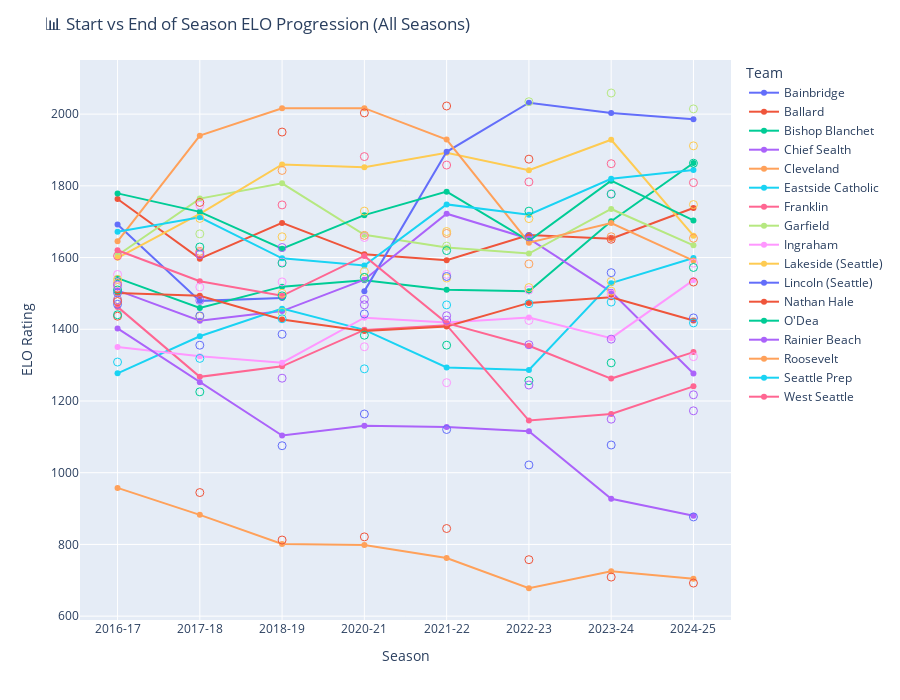

Notebook cell for this chart:
### Code cell
import pandas as pd
import plotly.express as px

# Load long-format ELO
df = pd.read_csv(r"C:\Users\User\Desktop\Soccer Footage\metroleague_elo_long.csv")

# Sort by team and match number
df = df.sort_values(by=["Team", "Season", "Season Match #"])

# Filter teams with enough total games (optional)
min_games = 10
team_counts = df["Team"].value_counts()
df = df[df["Team"].isin(team_counts[team_counts >= min_games].index)]

# Group by team and season to get first and last ELO
start_elo = df.groupby(["Team", "Season"]).first().reset_index()[["Team", "Season", "ELO"]].rename(columns={"ELO": "Start ELO"})
end_elo = df.groupby(["Team", "Season"]).last().reset_index()[["Team", "Season", "ELO"]].rename(columns={"ELO": "End ELO"})

# Merge into single DataFrame
elo_summary = pd.merge(start_elo, end_elo, on=["Team", "Season"])

# Plot
fig = px.line(
    elo_summary.sort_values(by=["Team", "Season"]),
    x="Season",
    y="End ELO",
    color="Team",
    line_group="Team",
    markers=True,
    hover_data=["Team", "Start ELO", "End ELO"],
    title="📊 Start vs End of Season ELO Progression (All Seasons)",
    labels={"End ELO": "End-of-Season ELO"},
)

# Add start ELO markers
for team in elo_summary['Team'].unique():
    team_data = elo_summary[elo_summary['Team'] == team]
    fig.add_scatter(
        x=team_data['Season'],
        y=team_data['Start ELO'],
        mode='markers',
        marker=dict(symbol='circle-open', size=8),
        name=f"{team} (Start)",
        legendgroup=team,
        showlegend=False,
        hoverinfo='text',
        hovertext=[
            f"{team} — Start ELO: {elo}" for elo in team_data['Start ELO']
        ]
    )

fig.update_layout(
    xaxis_title="Season",
    yaxis_title="ELO Rating",
    height=700,
    hovermode="x unified",
    legend=dict(title="Team", itemclick="toggleothers"),
    margin=dict(t=60, b=80)
)

fig.show()

### Figure 1 — Plotly figure (JSON) as saved in the notebook; plotly's stock layout.template omitted (floating-point values rounded to 4 significant figures)
{"data": [{"customdata": [["Bainbridge", 1517.0], ["Bainbridge", 1666.0], ["Bainbridge", 1448.0]], "hovertemplate": "Team=%{customdata[0]}<br>Season=%{x}<br>End-of-Season ELO=%{y}<br>Start ELO=%{customdata[1]}<extra></extra>", "legendgroup": "Bainbridge", "line": {"color": "#636efa", "dash": "solid"}, "marker": {"symbol": "circle"}, "mode": "lines+markers", "name": "Bainbridge", "orientation": "v", "showlegend": true, "type": "scatter", "x": ["2016-17", "2017-18", "2018-19"], "xaxis": "x", "y": [1692.0, 1479.0, 1487.0], "yaxis": "y"}, {"customdata": [["Ballard", 1518.0], ["Ballard", 1746.0], ["Ballard", 1587.0], ["Ballard", 1656.0], ["Ballard", 1553.0], ["Ballard", 1509.0], ["Ballard", 1779.0], ["Ballard", 1585.0]], "hovertemplate": "Team=%{customdata[0]}<br>Season=%{x}<br>End-of-Season ELO=%{y}<br>Start ELO=%{customdata[1]}<extra></extra>", "legendgroup": "Ballard", "line": {"color": "#EF553B", "dash": "solid"}, "marker": {"symbol": "circle"}, "mode": "lines+markers", "name": "Ballard", "orientation": "v", "showlegend": true, "type": "scatter", "x": ["2016-17", "2017-18", "2018-19", "2020-21", "2021-22", "2022-23", "2023-24", "2024-25"], "xaxis": "x", "y": [1763.0, 1597.0, 1697.0, 1609.0, 1592.0, 1663.0, 1652.0, 1738.0], "yaxis": "y"}, {"customdata": [["Bishop Blanchet", 1483.0], ["Bishop Blanchet", 1436.0], ["Bishop Blanchet", 1500.0], ["Bishop Blanchet", 1561.0], ["Bishop Blanchet", 1543.0], ["Bishop Blanchet", 1516.0], ["Bishop Blanchet", 1506.0], ["Bishop Blanchet", 1912.0]], "hovertemplate": "Team=%{customdata[0]}<br>Season=%{x}<br>End-of-Season ELO=%{y}<br>Start ELO=%{customdata[1]}<extra></extra>", "legendgroup": "Bishop Blanchet", "line": {"color": "#00cc96", "dash": "solid"}, "marker": {"symbol": "circle"}, "mode": "lines+markers", "name": "Bishop Blanchet", "orientation": "v", "showlegend": true, "type": "scatter", "x": ["2016-17", "2017-18", "2018-19", "2020-21", "2021-22", "2022-23", "2023-24", "2024-25"], "xaxis": "x", "y": [1543.0, 1459.0, 1519.0, 1536.0, 1510.0, 1506.0, 1701.0, 1864.0], "yaxis": "y"}, {"customdata": [["Chief Sealth", 1470.0], ["Chief Sealth", 1437.0], ["Chief Sealth", 1386.0], ["Chief Sealth", 1443.0], ["Chief Sealth", 1547.0], ["Chief Sealth", 1658.0], ["Chief Sealth", 1558.0], ["Chief Sealth", 1432.0]], "hovertemplate": "Team=%{customdata[0]}<br>Season=%{x}<br>End-of-Season ELO=%{y}<br>Start ELO=%{customdata[1]}<extra></extra>", "legendgroup": "Chief Sealth", "line": {"color": "#ab63fa", "dash": "solid"}, "marker": {"symbol": "circle"}, "mode": "lines+markers", "name": "Chief Sealth", "orientation": "v", "showlegend": true, "type": "scatter", "x": ["2016-17", "2017-18", "2018-19", "2020-21", "2021-22", "2022-23", "2023-24", "2024-25"], "xaxis": "x", "y": [1508.0, 1424.0, 1451.0, 1538.0, 1722.0, 1653.0, 1504.0, 1277.0], "yaxis": "y"}, {"customdata": [["Cleveland", 1436.0], ["Cleveland", 944.6], ["Cleveland", 812.3], ["Cleveland", 821.0], ["Cleveland", 844.3], ["Cleveland", 757.4], ["Cleveland", 708.9], ["Cleveland", 692.2]], "hovertemplate": "Team=%{customdata[0]}<br>Season=%{x}<br>End-of-Season ELO=%{y}<br>Start ELO=%{customdata[1]}<extra></extra>", "legendgroup": "Cleveland", "line": {"color": "#FFA15A", "dash": "solid"}, "marker": {"symbol": "circle"}, "mode": "lines+markers", "name": "Cleveland", "orientation": "v", "showlegend": true, "type": "scatter", "x": ["2016-17", "2017-18", "2018-19", "2020-21", "2021-22", "2022-23", "2023-24", "2024-25"], "xaxis": "x", "y": [957.7, 882.5, 801.5, 798.5, 761.9, 677.8, 724.8, 704.0], "yaxis": "y"}, {"customdata": [["Eastside Catholic", 1440.0], ["Eastside Catholic", 1225.0], ["Eastside Catholic", 1493.0], ["Eastside Catholic", 1383.0], ["Eastside Catholic", 1356.0], ["Eastside Catholic", 1256.0], ["Eastside Catholic", 1306.0], ["Eastside Catholic", 1572.0]], "hovertemplate": "Team=%{customdata[0]}<br>Season=%{x}<br>End-of-Season ELO=%{y}<br>Start ELO=%{customdata[1]}<extra></extra>", "legendgroup": "Eastside Catholic", "line": {"color": "#19d3f3", "dash": "solid"}, "marker": {"symbol": "circle"}, "mode": "lines+markers", "name": "Eastside Catholic", "orientation": "v", "showlegend": true, "type": "scatter", "x": ["2016-17", "2017-18", "2018-19", "2020-21", "2021-22", "2022-23", "2023-24", "2024-25"], "xaxis": "x", "y": [1277.0, 1381.0, 1458.0, 1398.0, 1293.0, 1287.0, 1529.0, 1599.0], "yaxis": "y"}, {"customdata": [["Franklin", 1482.0], ["Franklin", 1480.0], ["Franklin", 1264.0], ["Franklin", 1468.0], ["Franklin", 1438.0], ["Franklin", 1245.0], ["Franklin", 1149.0], ["Franklin", 1173.0]], "hovertemplate": "Team=%{customdata[0]}<br>Season=%{x}<br>End-of-Season ELO=%{y}<br>Start ELO=%{customdata[1]}<extra></extra>", "legendgroup": "Franklin", "line": {"color": "#FF6692", "dash": "solid"}, "marker": {"symbol": "circle"}, "mode": "lines+markers", "name": "Franklin", "orientation": "v", "showlegend": true, "type": "scatter", "x": ["2016-17", "2017-18", "2018-19", "2020-21", "2021-22", "2022-23", "2023-24", "2024-25"], "xaxis": "x", "y": [1462.0, 1267.0, 1297.0, 1398.0, 1411.0, 1145.0, 1164.0, 1241.0], "yaxis": "y"}, {"customdata": [["Garfield", 1529.0], ["Garfield", 1617.0], ["Garfield", 1843.0], ["Garfield", 1662.0], ["Garfield", 1667.0], ["Garfield", 1582.0], ["Garfield", 1658.0], ["Garfield", 1654.0]], "hovertemplate": "Team=%{customdata[0]}<br>Season=%{x}<br>End-of-Season ELO=%{y}<br>Start ELO=%{customdata[1]}<extra></extra>", "legendgroup": "Garfield", "line": {"color": "#B6E880", "dash": "solid"}, "marker": {"symbol": "circle"}, "mode": "lines+markers", "name": "Garfield", "orientation": "v", "showlegend": true, "type": "scatter", "x": ["2016-17", "2017-18", "2018-19", "2020-21", "2021-22", "2022-23", "2023-24", "2024-25"], "xaxis": "x", "y": [1606.0, 1764.0, 1807.0, 1663.0, 1628.0, 1611.0, 1735.0, 1634.0], "yaxis": "y"}, {"customdata": [["Ingraham", 1309.0], ["Ingraham", 1319.0], ["Ingraham", 1429.0], ["Ingraham", 1290.0], ["Ingraham", 1468.0], ["Ingraham", 1471.0], ["Ingraham", 1476.0], ["Ingraham", 1418.0]], "hovertemplate": "Team=%{customdata[0]}<br>Season=%{x}<br>End-of-Season ELO=%{y}<br>Start ELO=%{customdata[1]}<extra></extra>", "legendgroup": "Ingraham", "line": {"color": "#FF97FF", "dash": "solid"}, "marker": {"symbol": "circle"}, "mode": "lines+markers", "name": "Ingraham", "orientation": "v", "showlegend": true, "type": "scatter", "x": ["2016-17", "2017-18", "2018-19", "2020-21", "2021-22", "2022-23", "2023-24", "2024-25"], "xaxis": "x", "y": [1350.0, 1325.0, 1307.0, 1432.0, 1419.0, 1433.0, 1375.0, 1537.0], "yaxis": "y"}, {"customdata": [["Lakeside (Seattle)", 1605.0], ["Lakeside (Seattle)", 1613.0], ["Lakeside (Seattle)", 1747.0], ["Lakeside (Seattle)", 1882.0], ["Lakeside (Seattle)", 1858.0], ["Lakeside (Seattle)", 1811.0], ["Lakeside (Seattle)", 1862.0], ["Lakeside (Seattle)", 1809.0]], "hovertemplate": "Team=%{customdata[0]}<br>Season=%{x}<br>End-of-Season ELO=%{y}<br>Start ELO=%{customdata[1]}<extra></extra>", "legendgroup": "Lakeside (Seattle)", "line": {"color": "#FECB52", "dash": "solid"}, "marker": {"symbol": "circle"}, "mode": "lines+markers", "name": "Lakeside (Seattle)", "orientation": "v", "showlegend": true, "type": "scatter", "x": ["2016-17", "2017-18", "2018-19", "2020-21", "2021-22", "2022-23", "2023-24", "2024-25"], "xaxis": "x", "y": [1599.0, 1722.0, 1860.0, 1852.0, 1892.0, 1843.0, 1928.0, 1661.0], "yaxis": "y"}, {"customdata": [["Lincoln (Seattle)", 1544.0], ["Lincoln (Seattle)", 1632.0], ["Lincoln (Seattle)", 2035.0], ["Lincoln (Seattle)", 2059.0], ["Lincoln (Seattle)", 2015.0]], "hovertemplate": "Team=%{customdata[0]}<br>Season=%{x}<br>End-of-Season ELO=%{y}<br>Start ELO=%{customdata[1]}<extra></extra>", "legendgroup": "Lincoln (Seattle)", "line": {"color": "#636efa", "dash": "solid"}, "marker": {"symbol": "circle"}, "mode": "lines+markers", "name": "Lincoln (Seattle)", "orientation": "v", "showlegend": true, "type": "scatter", "x": ["2020-21", "2021-22", "2022-23", "2023-24", "2024-25"], "xaxis": "x", "y": [1506.0, 1895.0, 2032.0, 2003.0, 1986.0], "yaxis": "y"}, {"customdata": [["Nathan Hale", 1553.0], ["Nathan Hale", 1518.0], ["Nathan Hale", 1532.0], ["Nathan Hale", 1351.0], ["Nathan Hale", 1251.0], ["Nathan Hale", 1425.0], ["Nathan Hale", 1498.0], ["Nathan Hale", 1324.0]], "hovertemplate": "Team=%{customdata[0]}<br>Season=%{x}<br>End-of-Season ELO=%{y}<br>Start ELO=%{customdata[1]}<extra></extra>", "legendgroup": "Nathan Hale", "line": {"color": "#EF553B", "dash": "solid"}, "marker": {"symbol": "circle"}, "mode": "lines+markers", "name": "Nathan Hale", "orientation": "v", "showlegend": true, "type": "scatter", "x": ["2016-17", "2017-18", "2018-19", "2020-21", "2021-22", "2022-23", "2023-24", "2024-25"], "xaxis": "x", "y": [1501.0, 1494.0, 1427.0, 1395.0, 1408.0, 1474.0, 1489.0, 1425.0], "yaxis": "y"}, {"customdata": [["O'Dea", 1539.0], ["O'Dea", 1709.0], ["O'Dea", 1658.0], ["O'Dea", 1729.0], ["O'Dea", 1673.0], ["O'Dea", 1709.0], ["O'Dea", 1533.0], ["O'Dea", 1748.0]], "hovertemplate": "Team=%{customdata[0]}<br>Season=%{x}<br>End-of-Season ELO=%{y}<br>Start ELO=%{customdata[1]}<extra></extra>", "legendgroup": "O'Dea", "line": {"color": "#00cc96", "dash": "solid"}, "marker": {"symbol": "circle"}, "mode": "lines+markers", "name": "O'Dea", "orientation": "v", "showlegend": true, "type": "scatter", "x": ["2016-17", "2017-18", "2018-19", "2020-21", "2021-22", "2022-23", "2023-24", "2024-25"], "xaxis": "x", "y": [1779.0, 1727.0, 1625.0, 1718.0, 1784.0, 1647.0, 1814.0, 1704.0], "yaxis": "y"}, {"customdata": [["Rainier Beach", 1502.0], ["Rainier Beach", 1356.0], ["Rainier Beach", 1075.0], ["Rainier Beach", 1164.0], ["Rainier Beach", 1120.0], ["Rainier Beach", 1022.0], ["Rainier Beach", 1077.0], ["Rainier Beach", 876.6]], "hovertemplate": "Team=%{customdata[0]}<br>Season=%{x}<br>End-of-Season ELO=%{y}<br>Start ELO=%{customdata[1]}<extra></extra>", "legendgroup": "Rainier Beach", "line": {"color": "#ab63fa", "dash": "solid"}, "marker": {"symbol": "circle"}, "mode": "lines+markers", "name": "Rainier Beach", "orientation": "v", "showlegend": true, "type": "scatter", "x": ["2016-17", "2017-18", "2018-19", "2020-21", "2021-22", "2022-23", "2023-24", "2024-25"], "xaxis": "x", "y": [1402.0, 1252.0, 1104.0, 1131.0, 1128.0, 1116.0, 927.4, 880.0], "yaxis": "y"}, {"customdata": [["Roosevelt", 1478.0], ["Roosevelt", 1754.0], ["Roosevelt", 1950.0], ["Roosevelt", 2003.0], ["Roosevelt", 2023.0], ["Roosevelt", 1874.0], ["Roosevelt", 1651.0], ["Roosevelt", 1532.0]], "hovertemplate": "Team=%{customdata[0]}<br>Season=%{x}<br>End-of-Season ELO=%{y}<br>Start ELO=%{customdata[1]}<extra></extra>", "legendgroup": "Roosevelt", "line": {"color": "#FFA15A", "dash": "solid"}, "marker": {"symbol": "circle"}, "mode": "lines+markers", "name": "Roosevelt", "orientation": "v", "showlegend": true, "type": "scatter", "x": ["2016-17", "2017-18", "2018-19", "2020-21", "2021-22", "2022-23", "2023-24", "2024-25"], "xaxis": "x", "y": [1645.0, 1940.0, 2016.0, 2017.0, 1929.0, 1642.0, 1696.0, 1592.0], "yaxis": "y"}, {"customdata": [["Seattle Prep", 1510.0], ["Seattle Prep", 1630.0], ["Seattle Prep", 1585.0], ["Seattle Prep", 1545.0], ["Seattle Prep", 1619.0], ["Seattle Prep", 1729.0], ["Seattle Prep", 1777.0], ["Seattle Prep", 1863.0]], "hovertemplate": "Team=%{customdata[0]}<br>Season=%{x}<br>End-of-Season ELO=%{y}<br>Start ELO=%{customdata[1]}<extra></extra>", "legendgroup": "Seattle Prep", "line": {"color": "#19d3f3", "dash": "solid"}, "marker": {"symbol": "circle"}, "mode": "lines+markers", "name": "Seattle Prep", "orientation": "v", "showlegend": true, "type": "scatter", "x": ["2016-17", "2017-18", "2018-19", "2020-21", "2021-22", "2022-23", "2023-24", "2024-25"], "xaxis": "x", "y": [1672.0, 1712.0, 1598.0, 1578.0, 1748.0, 1719.0, 1820.0, 1844.0], "yaxis": "y"}, {"customdata": [["West Seattle", 1524.0], ["West Seattle", 1608.0], ["West Seattle", 1628.0], ["West Seattle", 1483.0], ["West Seattle", 1425.0], ["West Seattle", 1357.0], ["West Seattle", 1372.0], ["West Seattle", 1217.0]], "hovertemplate": "Team=%{customdata[0]}<br>Season=%{x}<br>End-of-Season ELO=%{y}<br>Start ELO=%{customdata[1]}<extra></extra>", "legendgroup": "West Seattle", "line": {"color": "#FF6692", "dash": "solid"}, "marker": {"symbol": "circle"}, "mode": "lines+markers", "name": "West Seattle", "orientation": "v", "showlegend": true, "type": "scatter", "x": ["2016-17", "2017-18", "2018-19", "2020-21", "2021-22", "2022-23", "2023-24", "2024-25"], "xaxis": "x", "y": [1620.0, 1534.0, 1493.0, 1604.0, 1417.0, 1354.0, 1263.0, 1336.0], "yaxis": "y"}, {"hoverinfo": "text", "hovertext": ["Bainbridge — Start ELO: 1516.588218989289", "Bainbridge — Start ELO: 1665.981041976426", "Bainbridge — Start ELO: 1447.6456955264282"], "legendgroup": "Bainbridge", "marker": {"size": 8, "symbol": "circle-open"}, "mode": "markers", "name": "Bainbridge (Start)", "showlegend": false, "type": "scatter", "x": ["2016-17", "2017-18", "2018-19"], "y": [1517.0, 1666.0, 1448.0]}, {"hoverinfo": "text", "hovertext": ["Ballard — Start ELO: 1518.456859325249", "Ballard — Start ELO: 1745.9223058852374", "Ballard — Start ELO: 1586.872366391179", "Ballard — Start ELO: 1655.9897232523513", "Ballard — Start ELO: 1553.1168534175742", "Ballard — Start ELO: 1509.4301360589886", "Ballard — Start ELO: 1778.7433302183751", "Ballard — Start ELO: 1584.541968290806"], "legendgroup": "Ballard", "marker": {"size": 8, "symbol": "circle-open"}, "mode": "markers", "name": "Ballard (Start)", "showlegend": false, "type": "scatter", "x": ["2016-17", "2017-18", "2018-19", "2020-21", "2021-22", "2022-23", "2023-24", "2024-25"], "y": [1518.0, 1746.0, 1587.0, 1656.0, 1553.0, 1509.0, 1779.0, 1585.0]}, {"hoverinfo": "text", "hovertext": ["Bishop Blanchet — Start ELO: 1483.125225057678", "Bishop Blanchet — Start ELO: 1435.699930969365", "Bishop Blanchet — Start ELO: 1500.264411519315", "Bishop Blanchet — Start ELO: 1560.8761664366195", "Bishop Blanchet — Start ELO: 1542.8767179395395", "Bishop Blanchet — Start ELO: 1516.2255261304922", "Bishop Blanchet — Start ELO: 1506.2813681898497", "Bishop Blanchet — Start ELO: 1911.5626716677089"], "legendgroup": "Bishop Blanchet", "marker": {"size": 8, "symbol": "circle-open"}, "mode": "markers", "name": "Bishop Blanchet (Start)", "showlegend": false, "type": "scatter", "x": ["2016-17", "2017-18", "2018-19", "2020-21", "2021-22", "2022-23", "2023-24", "2024-25"], "y": [1483.0, 1436.0, 1500.0, 1561.0, 1543.0, 1516.0, 1506.0, 1912.0]}, {"hoverinfo": "text", "hovertext": ["Chief Sealth — Start ELO: 1469.590187767243", "Chief Sealth — Start ELO: 1437.340267485145", "Chief Sealth — Start ELO: 1386.1948163711445", "Chief Sealth — Start ELO: 1442.766332962966", "Chief Sealth — Start ELO: 1547.2014603544778", "Chief Sealth — Start ELO: 1657.664208844982", "Chief Sealth — Start ELO: 1557.801959169612", "Chief Sealth — Start ELO: 1431.653976431173"], "legendgroup": "Chief Sealth", "marker": {"size": 8, "symbol": "circle-open"}, "mode": "markers", "name": "Chief Sealth (Start)", "showlegend": false, "type": "scatter", "x": ["2016-17", "2017-18", "2018-19", "2020-21", "2021-22", "2022-23", "2023-24", "2024-25"], "y": [1470.0, 1437.0, 1386.0, 1443.0, 1547.0, 1658.0, 1558.0, 1432.0]}, {"hoverinfo": "text", "hovertext": ["Cleveland — Start ELO: 1436.4080176827993", "Cleveland — Start ELO: 944.6230561128624", "Cleveland — Start ELO: 812.2699690267482", "Cleveland — Start ELO: 821.0128589655083", "Cleveland — Start ELO: 844.2940624868924", "Cleveland — Start ELO: 757.4275909847003", "Cleveland — Start ELO: 708.9319604963263", "Cleveland — Start ELO: 692.2174122475305"], "legendgroup": "Cleveland", "marker": {"size": 8, "symbol": "circle-open"}, "mode": "markers", "name": "Cleveland (Start)", "showlegend": false, "type": "scatter", "x": ["2016-17", "2017-18", "2018-19", "2020-21", "2021-22", "2022-23", "2023-24", "2024-25"], "y": [1436.0, 944.6, 812.3, 821.0, 844.3, 757.4, 708.9, 692.2]}, {"hoverinfo": "text", "hovertext": ["Eastside Catholic — Start ELO: 1440.3906658053347", "Eastside Catholic — Start ELO: 1225.470025988968", "Eastside Catholic — Start ELO: 1493.107807677594", "Eastside Catholic — Start ELO: 1383.3782437340114", "Eastside Catholic — Start ELO: 1355.5703208335797", "Eastside Catholic — Start ELO: 1256.493055328202", "Eastside Catholic — Start ELO: 1306.3671323850936", "Eastside Catholic — Start ELO: 1572.375733169639"], "legendgroup": "Eastside Catholic", "marker": {"size": 8, "symbol": "circle-open"}, "mode": "markers", "name": "Eastside Catholic (Start)", "showlegend": false, "type": "scatter", "x": ["2016-17", "2017-18", "2018-19", "2020-21", "2021-22", "2022-23", "2023-24", "2024-25"], "y": [1440.0, 1225.0, 1493.0, 1383.0, 1356.0, 1256.0, 1306.0, 1572.0]}, {"hoverinfo": "text", "hovertext": ["Franklin — Start ELO: 1482.2348609205908", "Franklin — Start ELO: 1480.3134967961223", "Franklin — Start ELO: 1263.5585458607663", "Franklin — Start ELO: 1468.1982299269123", "Franklin — Start ELO: 1437.762963897325", "Franklin — Start ELO: 1244.515248425755", "Franklin — Start ELO: 1149.3310684326495", "Franklin — Start ELO: 1172.5818483742846"], "legendgroup": "Franklin", "marker": {"size": 8, "symbol": "circle-open"}, "mode": "markers", "name": "Franklin (Start)", "showlegend": false, "type": "scatter", "x": ["2016-17", "2017-18", "2018-19", "2020-21", "2021-22", "2022-23", "2023-24", "2024-25"], "y": [1482.0, 1480.0, 1264.0, 1468.0, 1438.0, 1245.0, 1149.0, 1173.0]}, {"hoverinfo": "text", "hovertext": ["Garfield — Start ELO: 1528.7948000157692", "Garfield — Start ELO: 1617.4289398099625", "Garfield — Start ELO: 1842.942950281857", "Garfield — Start ELO: 1661.849485396983", "Garfield — Start ELO: 1667.261575016821", "Garfield — Start ELO: 1582.2322351916964", "Garfield — Start ELO: 1657.9934836362538", "Garfield — Start ELO: 1653.9258971069346"], "legendgroup": "Garfield", "marker": {"size": 8, "symbol": "circle-open"}, "mode": "markers", "name": "Garfield (Start)", "showlegend": false, "type": "scatter", "x": ["2016-17", "2017-18", "2018-19", "2020-21", "2021-22", "2022-23", "2023-24", "2024-25"], "y": [1529.0, 1617.0, 1843.0, 1662.0, 1667.0, 1582.0, 1658.0, 1654.0]}, {"hoverinfo": "text", "hovertext": ["Ingraham — Start ELO: 1308.5951911288623", "Ingraham — Start ELO: 1318.761898794363", "Ingraham — Start ELO: 1429.309278524636", "Ingraham — Start ELO: 1289.6489222962095", "Ingraham — Start ELO: 1467.903678109934", "Ingraham — Start ELO: 1471.2447421421275", "Ingraham — Start ELO: 1475.7747165091987", "Ingraham — Start ELO: 1417.7085696746922"], "legendgroup": "Ingraham", "marker": {"size": 8, "symbol": "circle-open"}, "mode": "markers", "name": "Ingraham (Start)", "showlegend": false, "type": "scatter", "x": ["2016-17", "2017-18", "2018-19", "2020-21", "2021-22", "2022-23", "2023-24", "2024-25"], "y": [1309.0, 1319.0, 1429.0, 1290.0, 1468.0, 1471.0, 1476.0, 1418.0]}, {"hoverinfo": "text", "hovertext": ["Lakeside (Seattle) — Start ELO: 1604.7013681595254", "Lakeside (Seattle) — Start ELO: 1613.1508535932728", "Lakeside (Seattle) — Start ELO: 1746.802095986325", "Lakeside (Seattle) — Start ELO: 1881.540365637424", "Lakeside (Seattle) — Start ELO: 1857.9264970245936", "Lakeside (Seattle) — Start ELO: 1810.9254868337723", "Lakeside (Seattle) — Start ELO: 1861.7322455382416", "Lakeside (Seattle) — Start ELO: 1808.9448531177989"], "legendgroup": "Lakeside (Seattle)", "marker": {"size": 8, "symbol": "circle-open"}, "mode": "markers", "name": "Lakeside (Seattle) (Start)", "showlegend": false, "type": "scatter", "x": ["2016-17", "2017-18", "2018-19", "2020-21", "2021-22", "2022-23", "2023-24", "2024-25"], "y": [1605.0, 1613.0, 1747.0, 1882.0, 1858.0, 1811.0, 1862.0, 1809.0]}, {"hoverinfo": "text", "hovertext": ["Lincoln (Seattle) — Start ELO: 1544.4842939572063", "Lincoln (Seattle) — Start ELO: 1631.9183758182808", "Lincoln (Seattle) — Start ELO: 2034.5749938613487", "Lincoln (Seattle) — Start ELO: 2058.8892244958693", "Lincoln (Seattle) — Start ELO: 2014.541639901532"], "legendgroup": "Lincoln (Seattle)", "marker": {"size": 8, "symbol": "circle-open"}, "mode": "markers", "name": "Lincoln (Seattle) (Start)", "showlegend": false, "type": "scatter", "x": ["2020-21", "2021-22", "2022-23", "2023-24", "2024-25"], "y": [1544.0, 1632.0, 2035.0, 2059.0, 2015.0]}, {"hoverinfo": "text", "hovertext": ["Nathan Hale — Start ELO: 1552.8141155530302", "Nathan Hale — Start ELO: 1517.7593138002333", "Nathan Hale — Start ELO: 1532.075595401015", "Nathan Hale — Start ELO: 1351.2280652001275", "Nathan Hale — Start ELO: 1251.0168723856532", "Nathan Hale — Start ELO: 1424.6421483392633", "Nathan Hale — Start ELO: 1497.995281248698", "Nathan Hale — Start ELO: 1323.6043214305823"], "legendgroup": "Nathan Hale", "marker": {"size": 8, "symbol": "circle-open"}, "mode": "markers", "name": "Nathan Hale (Start)", "showlegend": false, "type": "scatter", "x": ["2016-17", "2017-18", "2018-19", "2020-21", "2021-22", "2022-23", "2023-24", "2024-25"], "y": [1553.0, 1518.0, 1532.0, 1351.0, 1251.0, 1425.0, 1498.0, 1324.0]}, {"hoverinfo": "text", "hovertext": ["O'Dea — Start ELO: 1539.034005921036", "O'Dea — Start ELO: 1709.136201278631", "O'Dea — Start ELO: 1657.9474771892685", "O'Dea — Start ELO: 1729.4823106498147", "O'Dea — Start ELO: 1672.550550800063", "O'Dea — Start ELO: 1708.637533866421", "O'Dea — Start ELO: 1533.298110783645", "O'Dea — Start ELO: 1747.7587146847222"], "legendgroup": "O'Dea", "marker": {"size": 8, "symbol": "circle-open"}, "mode": "markers", "name": "O'Dea (Start)", "showlegend": false, "type": "scatter", "x": ["2016-17", "2017-18", "2018-19", "2020-21", "2021-22", "2022-23", "2023-24", "2024-25"], "y": [1539.0, 1709.0, 1658.0, 1729.0, 1673.0, 1709.0, 1533.0, 1748.0]}, {"hoverinfo": "text", "hovertext": ["Rainier Beach — Start ELO: 1502.0122697930783", "Rainier Beach — Start ELO: 1355.601438577923", "Rainier Beach — Start ELO: 1075.262761257067", "Rainier Beach — Start ELO: 1163.6732844578976", "Rainier Beach — Start ELO: 1120.457199834062", "Rainier Beach — Start ELO: 1021.5912885284254", "Rainier Beach — Start ELO: 1077.2311217567146", "Rainier Beach — Start ELO: 876.6421365192455"], "legendgroup": "Rainier Beach", "marker": {"size": 8, "symbol": "circle-open"}, "mode": "markers", "name": "Rainier Beach (Start)", "showlegend": false, "type": "scatter", "x": ["2016-17", "2017-18", "2018-19", "2020-21", "2021-22", "2022-23", "2023-24", "2024-25"], "y": [1502.0, 1356.0, 1075.0, 1164.0, 1120.0, 1022.0, 1077.0, 876.6]}, {"hoverinfo": "text", "hovertext": ["Roosevelt — Start ELO: 1477.52001633507", "Roosevelt — Start ELO: 1753.696332149943", "Roosevelt — Start ELO: 1949.959809638689", "Roosevelt — Start ELO: 2003.3629976555328", "Roosevelt — Start ELO: 2022.662118228819", "Roosevelt — Start ELO: 1874.3984267722424", "Roosevelt — Start ELO: 1651.0658787584784", "Roosevelt — Start ELO: 1531.7508341099658"], "legendgroup": "Roosevelt", "marker": {"size": 8, "symbol": "circle-open"}, "mode": "markers", "name": "Roosevelt (Start)", "showlegend": false, "type": "scatter", "x": ["2016-17", "2017-18", "2018-19", "2020-21", "2021-22", "2022-23", "2023-24", "2024-25"], "y": [1478.0, 1754.0, 1950.0, 2003.0, 2023.0, 1874.0, 1651.0, 1532.0]}, {"hoverinfo": "text", "hovertext": ["Seattle Prep — Start ELO: 1509.6277444309749", "Seattle Prep — Start ELO: 1629.5159605975794", "Seattle Prep — Start ELO: 1584.620988516391", "Seattle Prep — Start ELO: 1544.699710699005", "Seattle Prep — Start ELO: 1619.458019906585", "Seattle Prep — Start ELO: 1729.4012348393428", "Seattle Prep — Start ELO: 1776.9290561609628", "Seattle Prep — Start ELO: 1863.092881082713"], "legendgroup": "Seattle Prep", "marker": {"size": 8, "symbol": "circle-open"}, "mode": "markers", "name": "Seattle Prep (Start)", "showlegend": false, "type": "scatter", "x": ["2016-17", "2017-18", "2018-19", "2020-21", "2021-22", "2022-23", "2023-24", "2024-25"], "y": [1510.0, 1630.0, 1585.0, 1545.0, 1619.0, 1729.0, 1777.0, 1863.0]}, {"hoverinfo": "text", "hovertext": ["West Seattle — Start ELO: 1523.5621801534178", "West Seattle — Start ELO: 1608.236714395666", "West Seattle — Start ELO: 1627.9373946379385", "West Seattle — Start ELO: 1483.250544155523", "West Seattle — Start ELO: 1425.4463559780943", "West Seattle — Start ELO: 1356.853463874398", "West Seattle — Start ELO: 1372.4802054215213", "West Seattle — Start ELO: 1217.2898329098823"], "legendgroup": "West Seattle", "marker": {"size": 8, "symbol": "circle-open"}, "mode": "markers", "name": "West Seattle (Start)", "showlegend": false, "type": "scatter", "x": ["2016-17", "2017-18", "2018-19", "2020-21", "2021-22", "2022-23", "2023-24", "2024-25"], "y": [1524.0, 1608.0, 1628.0, 1483.0, 1425.0, 1357.0, 1372.0, 1217.0]}], "layout": {"height": 700, "hovermode": "x unified", "legend": {"itemclick": "toggleothers", "title": {"text": "Team"}, "tracegroupgap": 0}, "margin": {"b": 80, "t": 60}, "title": {"text": "📊 Start vs End of Season ELO Progression (All Seasons)"}, "xaxis": {"anchor": "y", "domain": [0, 1], "title": {"text": "Season"}}, "yaxis": {"anchor": "x", "domain": [0, 1], "title": {"text": "ELO Rating"}}}}
